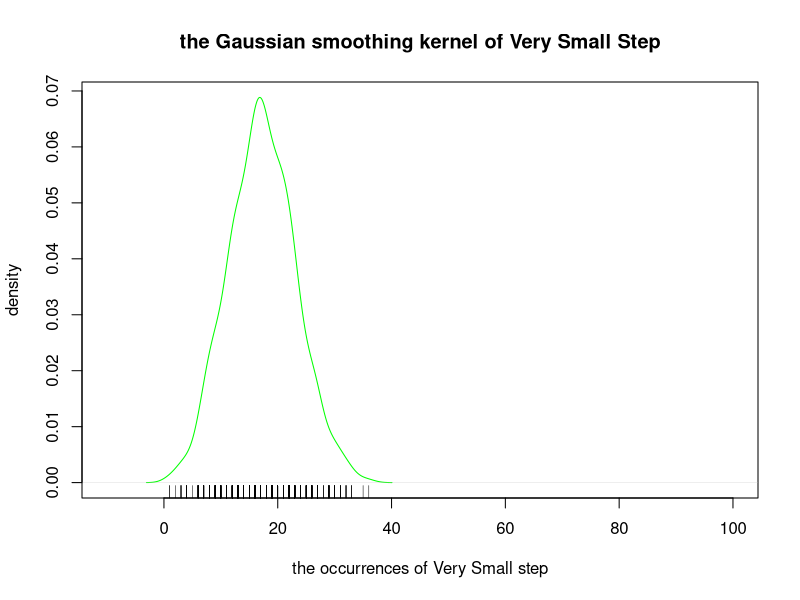
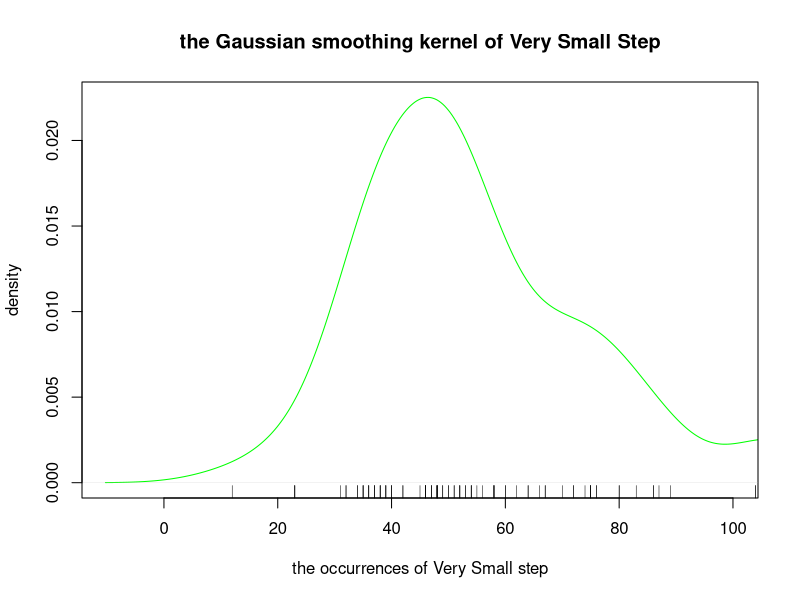
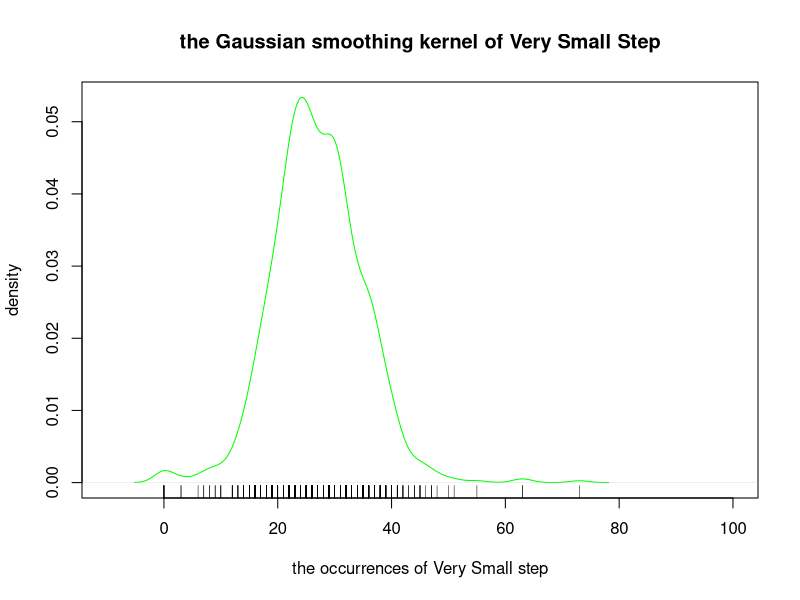
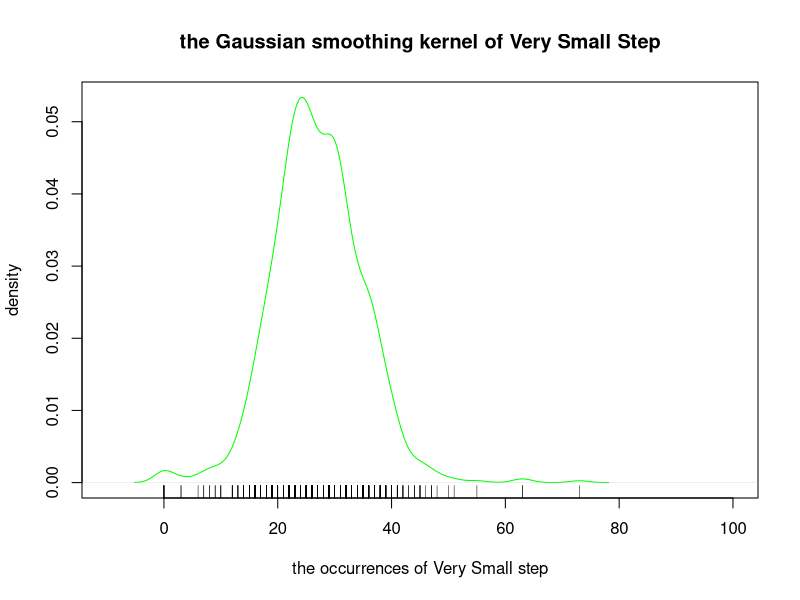
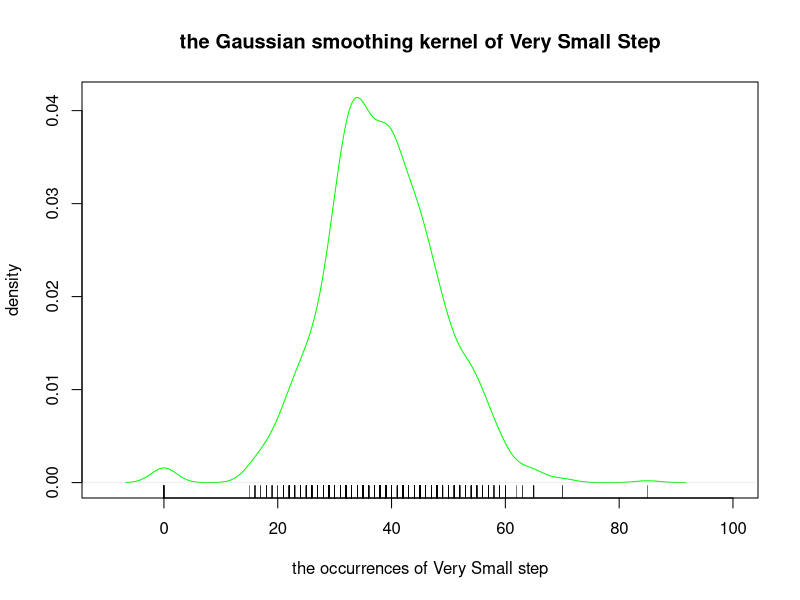
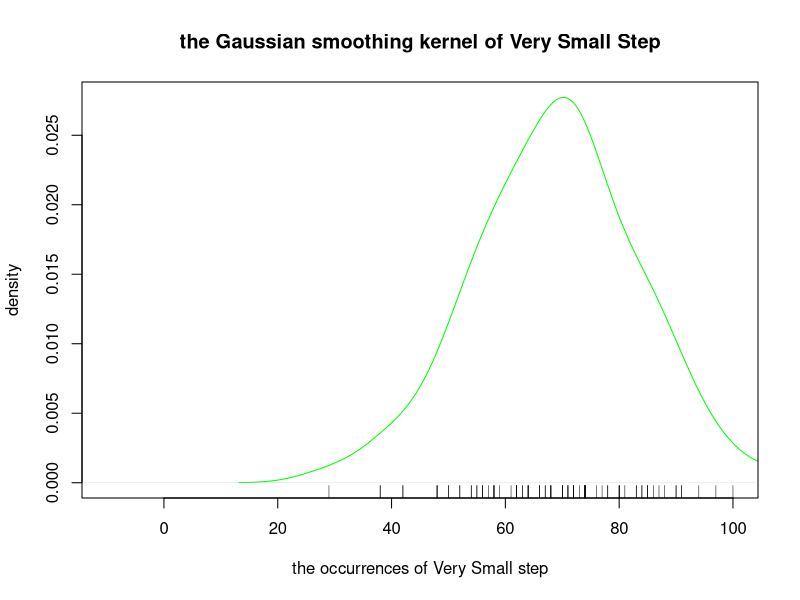
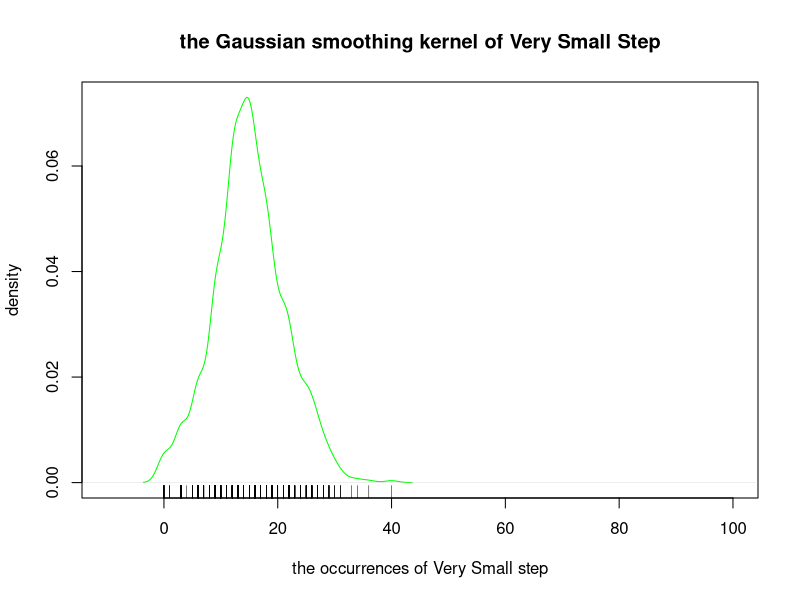
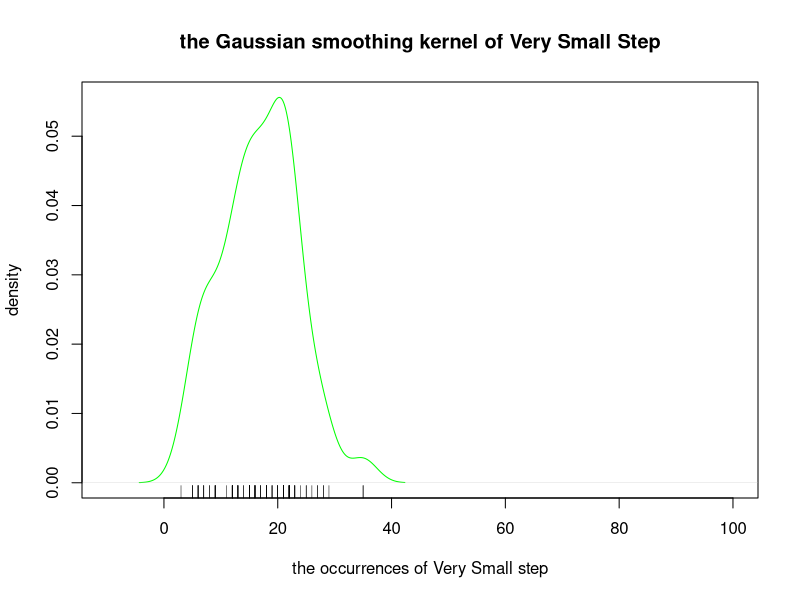

The R script that drew these images, in order:
setwd('/home/thuy1/git/predictUsingProbability/Preprocess')
freqVerySmall_OnTime=read.table(file="freqVerySmall_OnTime.csv")[,1]
plot(density(freqVerySmall_OnTime, kernel=c("gaussian")),
     main="the Gaussian smoothing kernel of Very Small Step",
     ylab="density", xlab="the occurrences of Very Small step",
     col="green",
     xlim=c(-10,100))
rug(freqVerySmall_OnTime)
freqVerySmall_OnTime_KDE<-density(freqVerySmall_OnTime)
freqVerySmall_OnTime_BW=freqVerySmall_OnTime_KDE$bw
freqVerySmall_OnTime_KDE_Estimation<-function(t){
  kernelValues <- rep(0,length(freqVerySmall_OnTime))
  for(i in 1:length(freqVerySmall_OnTime)) {
    transformed = (t - freqVerySmall_OnTime[i]) / freqVerySmall_OnTime_BW
    kernelValues[i] = dnorm(transformed, mean = 0, sd = 1) / freqVerySmall_OnTime_BW
  }
  return(sum(kernelValues)/length(freqVerySmall_OnTime))
}
#####################################################################
freqVerySmall_LateTime=read.table(file="freqVerySmall_LateTime.csv")[,1]
plot(density(freqVerySmall_LateTime, kernel=c("gaussian")),
     main="the Gaussian smoothing kernel of Very Small Step",
     ylab="density", xlab="the occurrences of Very Small step",
     col="green",
     xlim=c(-10,100))
rug(freqVerySmall_LateTime)
freqVerySmall_LateTime_KDE<-density(freqVerySmall_LateTime)
freqVerySmall_LateTime_BW=freqVerySmall_LateTime_KDE$bw
freqVerySmall_LateTime_KDE_Estimation<-function(t){
  kernelValues <- rep(0,length(freqVerySmall_LateTime))
  for(i in 1:length(freqVerySmall_LateTime)) {
    transformed = (t - freqVerySmall_LateTime[i]) / freqVerySmall_LateTime_BW
    kernelValues[i] = dnorm(transformed, mean = 0, sd = 1) / freqVerySmall_LateTime_BW
  }
  return(sum(kernelValues)/length(freqVerySmall_LateTime))
}
####################################################################
freqSmall_OnTime=read.table(file="freqSmall_OnTime.csv")[,1]
plot(density(freqSmall_OnTime, kernel=c("gaussian")),
     main="the Gaussian smoothing kernel of Very Small Step",
     ylab="density", xlab="the occurrences of Very Small step",
     col="green",
     xlim=c(-10,100))
rug(freqSmall_OnTime)
freqSmall_OnTime_KDE<-density(freqSmall_OnTime)
freqSmall_OnTime_BW=freqSmall_OnTime_KDE$bw
freqSmall_OnTime_KDE_Estimation<-function(t){
  kernelValues <- rep(0,length(freqSmall_OnTime))
  for(i in 1:length(freqSmall_OnTime)) {
    transformed = (t - freqSmall_OnTime[i]) / freqSmall_OnTime_BW
    kernelValues[i] = dnorm(transformed, mean = 0, sd = 1) / freqSmall_OnTime_BW
  }
  return(sum(kernelValues)/length(freqSmall_OnTime))
}
#################################################################
freqSmall_LateTime=read.table(file="freqSmall_LateTime.csv")[,1]
plot(density(freqSmall_OnTime, kernel=c("gaussian")),
     main="the Gaussian smoothing kernel of Very Small Step",
     ylab="density", xlab="the occurrences of Very Small step",
     col="green",
     xlim=c(-10,100))
rug(freqSmall_OnTime)
freqSmall_LateTime_KDE<-density(freqSmall_LateTime)
freqSmall_LateTime_BW=freqSmall_LateTime_KDE$bw
freqSmall_LateTime_KDE_Estimation<-function(t){
  kernelValues <- rep(0,length(freqSmall_LateTime))
  for(i in 1:length(freqSmall_LateTime)) {
    transformed = (t - freqSmall_LateTime[i]) / freqSmall_LateTime_BW
    kernelValues[i] = dnorm(transformed, mean = 0, sd = 1) / freqSmall_LateTime_BW
  }
  return(sum(kernelValues)/length(freqSmall_LateTime))
}
####################################################################
freqMedium_OnTime=read.table(file="freqMedium_OnTime.csv")[,1]
plot(density(freqMedium_OnTime, kernel=c("gaussian")),
     main="the Gaussian smoothing kernel of Very Small Step",
     ylab="density", xlab="the occurrences of Very Small step",
     col="green",
     xlim=c(-10,100))
rug(freqMedium_OnTime)
freqMedium_OnTime_KDE<-density(freqMedium_OnTime)
freqMedium_OnTime_BW=freqMedium_OnTime_KDE$bw
freqMedium_OnTime_KDE_Estimation<-function(t){
  kernelValues <- rep(0,length(freqMedium_OnTime))
  for(i in 1:length(freqMedium_OnTime)) {
    transformed = (t - freqMedium_OnTime[i]) / freqMedium_OnTime_BW
    kernelValues[i] = dnorm(transformed, mean = 0, sd = 1) / freqMedium_OnTime_BW
  }
  return(sum(kernelValues)/length(freqMedium_OnTime))
}
#################################################################
freqMedium_LateTime=read.table(file="freqMedium_LateTime.csv")[,1]
plot(density(freqMedium_LateTime, kernel=c("gaussian")),
     main="the Gaussian smoothing kernel of Very Small Step",
     ylab="density", xlab="the occurrences of Very Small step",
     col="green",
     xlim=c(-10,100))
rug(freqMedium_LateTime)
freqMedium_LateTime_KDE<-density(freqMedium_LateTime)
freqMedium_LateTime_BW=freqMedium_LateTime_KDE$bw
freqMedium_LateTime_KDE_Estimation<-function(t){
  kernelValues <- rep(0,length(freqMedium_LateTime))
  for(i in 1:length(freqMedium_LateTime)) {
    transformed = (t - freqMedium_LateTime[i]) / freqMedium_LateTime_BW
    kernelValues[i] = dnorm(transformed, mean = 0, sd = 1) / freqMedium_LateTime_BW
  }
  return(sum(kernelValues)/length(freqMedium_LateTime))
}
####################################################################
freqHigh_OnTime=read.table(file="freqHigh_OnTime.csv")[,1]
plot(density(freqHigh_OnTime, kernel=c("gaussian")),
     main="the Gaussian smoothing kernel of Very Small Step",
     ylab="density", xlab="the occurrences of Very Small step",
     col="green",
     xlim=c(-10,100))
rug(freqHigh_OnTime)
freqHigh_OnTime_KDE<-density(freqHigh_OnTime)
freqHigh_OnTime_BW=freqHigh_OnTime_KDE$bw
freqHigh_OnTime_KDE_Estimation<-function(t){
  kernelValues <- rep(0,length(freqHigh_OnTime))
  for(i in 1:length(freqHigh_OnTime)) {
    transformed = (t - freqHigh_OnTime[i]) / freqHigh_OnTime_BW
    kernelValues[i] = dnorm(transformed, mean = 0, sd = 1) / freqHigh_OnTime_BW
  }
  return(sum(kernelValues)/length(freqHigh_OnTime))
}
#################################################################
freqHigh_LateTime=read.table(file="freqHigh_LateTime.csv")[,1]
plot(density(freqHigh_LateTime, kernel=c("gaussian")),
     main="the Gaussian smoothing kernel of Very Small Step",
     ylab="density", xlab="the occurrences of Very Small step",
     col="green",
     xlim=c(-10,100))
rug(freqHigh_LateTime)
freqHigh_LateTime_KDE<-density(freqHigh_LateTime)
freqHigh_LateTime_BW=freqMedium_LateTime_KDE$bw
freqHigh_LateTime_KDE_Estimation<-function(t){
  kernelValues <- rep(0,length(freqHigh_LateTime))
  for(i in 1:length(freqHigh_LateTime)) {
    transformed = (t - freqHigh_LateTime[i]) / freqHigh_LateTime_BW
    kernelValues[i] = dnorm(transformed, mean = 0, sd = 1) / freqHigh_LateTime_BW
  }
  return(sum(kernelValues)/length(freqHigh_LateTime))
}
####################################################################
freqVeryHigh_OnTime=read.table(file="freqVeryhigh_OnTime.csv")[,1]
plot(density(freqVeryHigh_OnTime, kernel=c("gaussian")),
     main="the Gaussian smoothing kernel of Very Small Step",
     ylab="density", xlab="the occurrences of Very Small step",
     col="green",
     xlim=c(-10,100))
rug(freqVeryHigh_OnTime)
freqVeryHigh_OnTime_KDE<-density(freqVeryHigh_OnTime)
freqVeryHigh_OnTime_BW=freqVeryHigh_OnTime_KDE$bw
freqVeryHigh_OnTime_KDE_Estimation<-function(t){
  kernelValues <- rep(0,length(freqVeryHigh_OnTime))
  for(i in 1:length(freqVeryHigh_OnTime)) {
    transformed = (t - freqVeryHigh_OnTime[i]) / freqVeryHigh_OnTime_BW
    kernelValues[i] = dnorm(transformed, mean = 0, sd = 1) / freqVeryHigh_OnTime_BW
  }
  return(sum(kernelValues)/length(freqVeryHigh_OnTime))
}
#################################################################
freqVeryHigh_LateTime=read.table(file="freqVeryhigh_LateTime.csv")[,1]
plot(density(freqVeryHigh_LateTime, kernel=c("gaussian")),
     main="the Gaussian smoothing kernel of Very Small Step",
     ylab="density", xlab="the occurrences of Very Small step",
     col="green",
     xlim=c(-10,100))
rug(freqVeryHigh_LateTime)
freqVeryHigh_LateTime_KDE<-density(freqVeryHigh_LateTime)
freqVeryHigh_LateTime_BW=freqVeryHigh_LateTime_KDE$bw
freqVeryHigh_LateTime_KDE_Estimation<-function(t){
  kernelValues <- rep(0,length(freqVeryHigh_LateTime))
  for(i in 1:length(freqVeryHigh_LateTime)) {
    transformed = (t - freqVeryHigh_LateTime[i]) / freqVeryHigh_LateTime_BW
    kernelValues[i] = dnorm(transformed, mean = 0, sd = 1) / freqVeryHigh_LateTime_BW
  }
  return(sum(kernelValues)/length(freqVeryHigh_LateTime))
}
#################################################################
testData=read.csv("testData.txt", header = FALSE)
testData
p_onTime=0.84
p_lateTime=0.16
calculateOnTime <- function(x, output) {
  p_X_OnTime <- freqVerySmall_OnTime_KDE_Estimation(x[1])*freqSmall_OnTime_KDE_Estimation(x[2])*
    freqMedium_OnTime_KDE_Estimation(x[3])*freqHigh_OnTime_KDE_Estimation(x[4])*freqVeryHigh_OnTime_KDE_Estimation(x[5])
  p_X_LateTime <- freqVerySmall_LateTime_KDE_Estimation(x[1])*freqSmall_LateTime_KDE_Estimation(x[2])*
    freqMedium_LateTime_KDE_Estimation(x[3])*freqHigh_LateTime_KDE_Estimation(x[4])*freqVeryHigh_LateTime_KDE_Estimation(x[5])
  p_onTime_x=(p_X_OnTime*p_onTime)/(p_X_OnTime*p_onTime+p_X_LateTime*p_lateTime)
  cat(paste(x[1],x[2], x[3], x[4], x[5], p_onTime_x, sep=","), file= output, append = T, fill = T)
}
apply(testData, 1, calculateOnTime, output = 'calculateOnTime.txt')
classify <- function(x, output) {
  p_X_OnTime <- freqVerySmall_OnTime_KDE_Estimation(x[1])*freqSmall_OnTime_KDE_Estimation(x[2])*
    freqMedium_OnTime_KDE_Estimation(x[3])*freqHigh_OnTime_KDE_Estimation(x[4])*freqVeryHigh_OnTime_KDE_Estimation(x[5])
  p_X_LateTime <- freqVerySmall_LateTime_KDE_Estimation(x[1])*freqSmall_LateTime_KDE_Estimation(x[2])*
    freqMedium_LateTime_KDE_Estimation(x[3])*freqHigh_LateTime_KDE_Estimation(x[4])*freqVeryHigh_LateTime_KDE_Estimation(x[5])
  p_onTime_x=(p_X_OnTime*p_onTime)/(p_X_OnTime*p_onTime+p_X_LateTime*p_lateTime)
  p_lateTime_x=(p_X_LateTime*p_lateTime)/(p_X_OnTime*p_onTime+p_X_LateTime*p_lateTime)
  class=ifelse(p_onTime_x>p_lateTime_x,"onTime","lateTime")
  cat(paste(x[1],x[2], x[3], x[4], x[5], class, sep=","), file= output, append = T, fill = T)
}
apply(testData, 1, classify, output = 'classify.txt')
